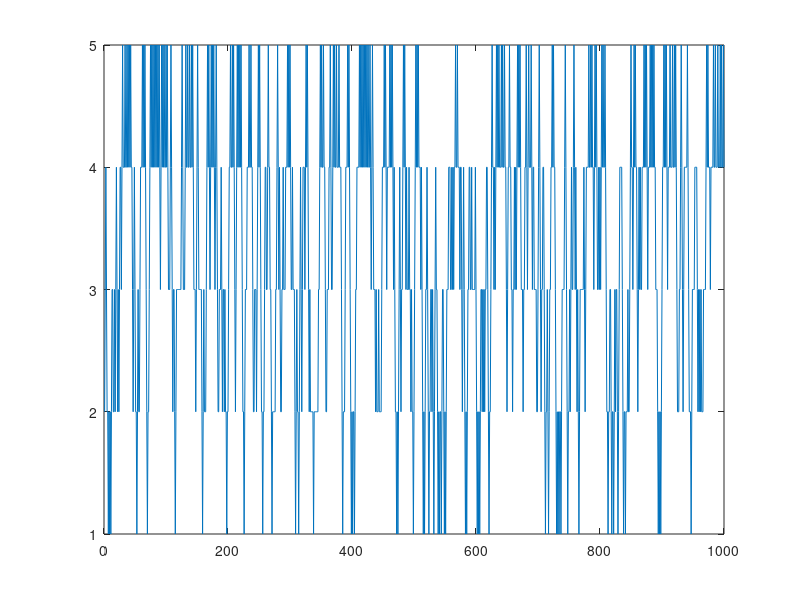

Write the MATLAB code that produced this figure.
t=[];
n=0;
t0=randi([1,5],1,1);
t=[t t0];
while n<=998
    if t(1,length(t))==1
        t=[t 2];
    elseif t(1,length(t))==5
        t=[t 4];
    else
        x=randi([-1,1],1,1);
        t=[t x+t(1,length(t))];
    end
    n=n+1;
    disp(n);
end
plot(1:1:1000,t);